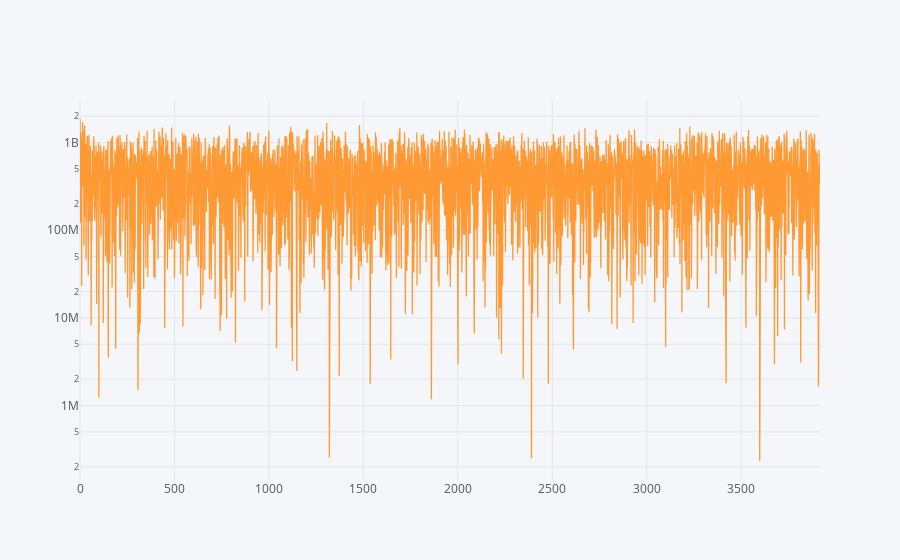

The notebook cell this image was saved under:
### Code cell
df.spread.iplot(logy=True);

### Figure 1 — Plotly figure (JSON) as saved in the notebook; plotly's stock layout.template omitted (floating-point values rounded to 4 significant figures; data arrays with more than 128 entries replaced by an {"elided": "..."} marker saying what was removed)
{"data": [{"line": {"color": "rgba(255, 153, 51, 1.0)", "dash": "solid", "width": 1.3}, "mode": "lines", "name": "spread", "text": "", "type": "scatter", "x": {"elided": "3918 int values"}, "y": {"elided": "3918 int values"}}], "layout": {"legend": {"bgcolor": "#F5F6F9", "font": {"color": "#4D5663"}}, "paper_bgcolor": "#F5F6F9", "plot_bgcolor": "#F5F6F9", "titlefont": {"color": "#4D5663"}, "xaxis1": {"gridcolor": "#E1E5ED", "showgrid": true, "tickfont": {"color": "#4D5663"}, "title": "", "titlefont": {"color": "#4D5663"}, "zerolinecolor": "#E1E5ED"}, "yaxis1": {"gridcolor": "#E1E5ED", "showgrid": true, "tickfont": {"color": "#4D5663"}, "title": "", "titlefont": {"color": "#4D5663"}, "type": "log", "zerolinecolor": "#E1E5ED"}}}
